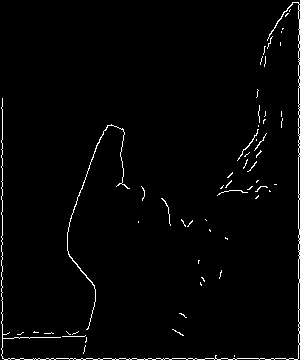
#> input picture edgeimg/Excuse1.png, 300 x 360 px, given as the content of the folder C:/Users/janha/Downloads/IndianSignLangangueVideo/Train, which was not available
$ jupyter execute preprocessing.ipynb   (text cells are left out)
#> lines starting #> are read from the running program, lines starting #| are printed output that depends on the picture
[cell 1]
import os
import cv2

[cell 2]
path = r'C:\Users\janha\Downloads\IndianSignLangangueVideo\Train' #Source Folder
dstpath = r'C:\Users\janha\Downloads\IndianSignLangangueVideo\Grayscaleimg' #Destination Folder

try:
    makedirs(dstpath)
except:
    print ("Directory already exist, images will be stored in the folder")

#Folder won't used
files = os.listdir(path)

for image in files:
    img = cv2.imread(os.path.join(path , image))
#> img is the input picture: shape (360, 300, 3); 1.8% white in thin lines or dots

    #Converting rgb image to grayscale
    gray = cv2.cvtColor(img , cv2.COLOR_BGR2GRAY)
#> gray: shape (360, 300); 1.8% white in thin lines or dots

    #Displaying the images
    cv2.imwrite(os.path.join(dstpath , image) , gray)

[cell 3]
graypath = r'C:\Users\janha\Downloads\IndianSignLangangueVideo\Grayscaleimg'
edgepath = r'C:\Users\janha\Downloads\IndianSignLangangueVideo\edgeimg'

try:
    makedirs(edgepath)
except:
    print ("Images will be stored in the folder")

#Folder won't used
files = os.listdir(path)

for images in files:
    img = cv2.imread(os.path.join(path , images))

    #For detecting the egdes we have used Canny Edge Detection method
    edge_image = cv2.Canny(img,250,200)
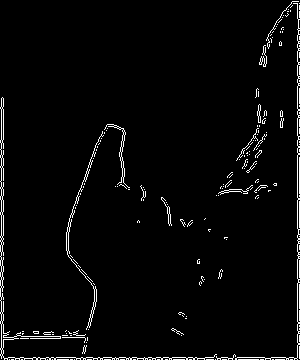
#> edge_image: shape (360, 300); 3% white in thin lines or dots

    #showing Edged images
    cv2.imwrite(os.path.join(edgepath , images) , edge_image)


$ run again, on edgeimg/Excuse5.png
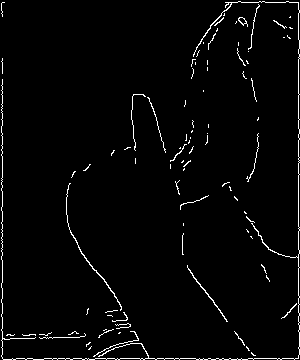
#> input picture edgeimg/Excuse5.png, 300 x 360 px, given as the content of the folder C:/Users/janha/Downloads/IndianSignLangangueVideo/Train, which was not available
#> img is the input picture: shape (360, 300, 3); 2.6% white in thin lines or dots
#> gray: shape (360, 300); 2.6% white in thin lines or dots
#> `edge_image = cv2.Canny(img,250,200)`:
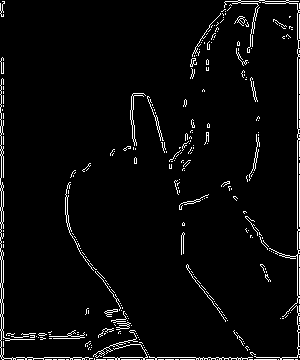
#> edge_image: shape (360, 300); 4% white in thin lines or dots

$ run again, on edgeimg/Excuse6.png
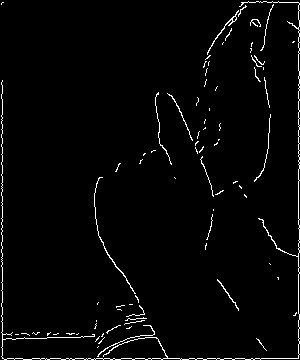
#> input picture edgeimg/Excuse6.png, 300 x 360 px, given as the content of the folder C:/Users/janha/Downloads/IndianSignLangangueVideo/Train, which was not available
#> img is the input picture: shape (360, 300, 3); 2.5% white in thin lines or dots
#> gray: shape (360, 300); 2.5% white in thin lines or dots
#> `edge_image = cv2.Canny(img,250,200)`:
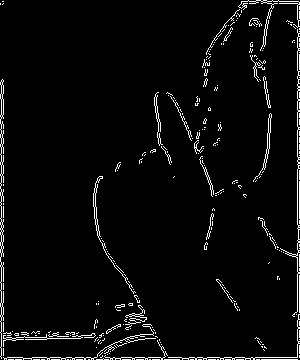
#> edge_image: shape (360, 300); 3.8% white in thin lines or dots

$ run again, on edgeimg/Excuse7.png
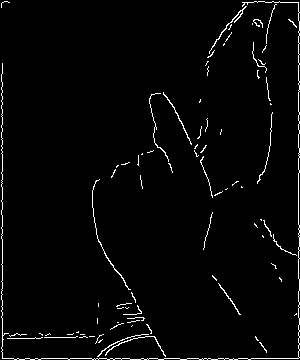
#> input picture edgeimg/Excuse7.png, 300 x 360 px, given as the content of the folder C:/Users/janha/Downloads/IndianSignLangangueVideo/Train, which was not available
#> img is the input picture: shape (360, 300, 3); 2.5% white in thin lines or dots
#> gray: shape (360, 300); 2.5% white in thin lines or dots
#> `edge_image = cv2.Canny(img,250,200)`:
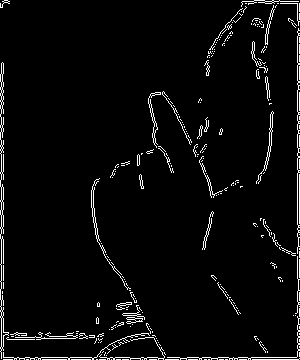
#> edge_image: shape (360, 300); 3.9% white in thin lines or dots
